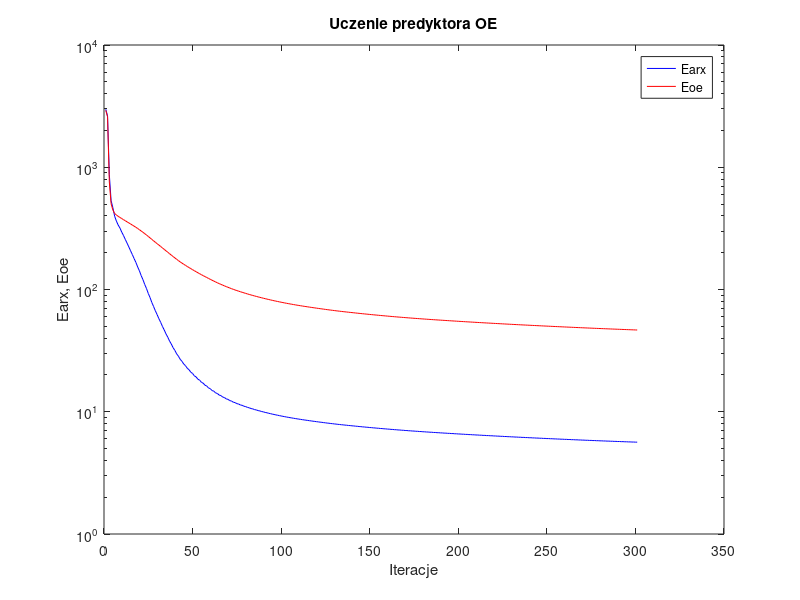
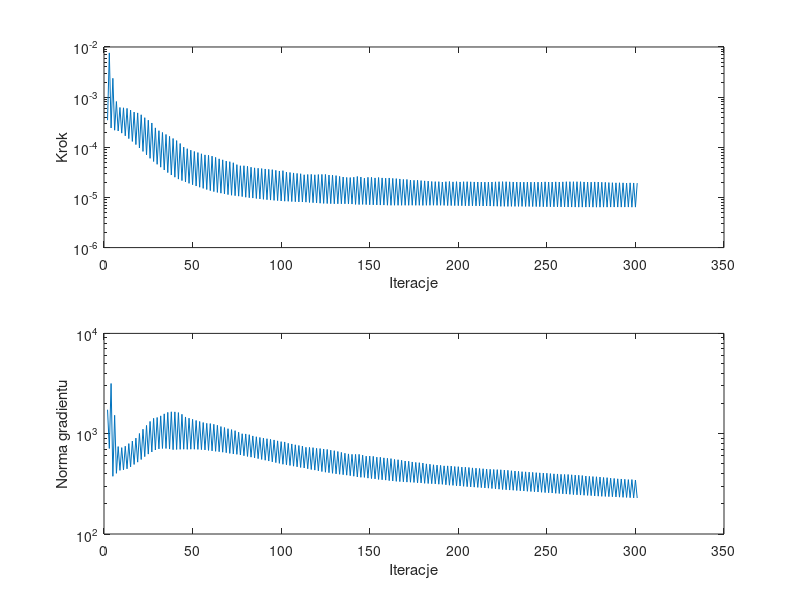

These charts were generated, in order, by the following MATLAB code:
%uczenie predyktora oe
clear all;
n=0; farx(n+1)=2.982848e+003; foe(n+1)=2.918585e+003; wspucz(n+1)=0.000000e+000; ng(n+1)=0.000000e+000;
n=1; farx(n+1)=2.625589e+003; foe(n+1)=2.591539e+003; krok(n+1)=3.467612e-004; ng(n+1)=1.734221e+003;
n=2; farx(n+1)=8.715731e+002; foe(n+1)=7.590387e+002; krok(n+1)=7.626318e-003; ng(n+1)=7.127304e+002;
n=3; farx(n+1)=5.337433e+002; foe(n+1)=5.033399e+002; krok(n+1)=2.427660e-004; ng(n+1)=3.164133e+003;
n=4; farx(n+1)=4.673814e+002; foe(n+1)=4.469673e+002; krok(n+1)=2.373838e-003; ng(n+1)=3.762415e+002;
n=5; farx(n+1)=3.981132e+002; foe(n+1)=4.186321e+002; krok(n+1)=2.189959e-004; ng(n+1)=1.526096e+003;
n=6; farx(n+1)=3.626283e+002; foe(n+1)=4.070259e+002; krok(n+1)=8.180843e-004; ng(n+1)=4.027697e+002;
n=7; farx(n+1)=3.368003e+002; foe(n+1)=3.967425e+002; krok(n+1)=2.114007e-004; ng(n+1)=7.441141e+002;
n=8; farx(n+1)=3.181480e+002; foe(n+1)=3.884230e+002; krok(n+1)=6.222250e-004; ng(n+1)=4.308384e+002;
n=9; farx(n+1)=2.949245e+002; foe(n+1)=3.805067e+002; krok(n+1)=1.915864e-004; ng(n+1)=7.262630e+002;
n=10; farx(n+1)=2.766404e+002; foe(n+1)=3.727252e+002; krok(n+1)=6.126034e-004; ng(n+1)=4.361145e+002;
n=11; farx(n+1)=2.572655e+002; foe(n+1)=3.652968e+002; krok(n+1)=1.691914e-004; ng(n+1)=7.501126e+002;
n=12; farx(n+1)=2.398533e+002; foe(n+1)=3.578353e+002; krok(n+1)=5.970040e-004; ng(n+1)=4.467064e+002;
n=13; farx(n+1)=2.231536e+002; foe(n+1)=3.506435e+002; krok(n+1)=1.489596e-004; ng(n+1)=7.966205e+002;
n=14; farx(n+1)=2.074177e+002; foe(n+1)=3.435202e+002; krok(n+1)=5.510555e-004; ng(n+1)=4.668176e+002;
n=15; farx(n+1)=1.930759e+002; foe(n+1)=3.365889e+002; krok(n+1)=1.308602e-004; ng(n+1)=8.437796e+002;
n=16; farx(n+1)=1.789651e+002; foe(n+1)=3.296454e+002; krok(n+1)=5.033545e-004; ng(n+1)=4.936263e+002;
n=17; farx(n+1)=1.665758e+002; foe(n+1)=3.228074e+002; krok(n+1)=1.133097e-004; ng(n+1)=9.039634e+002;
n=18; farx(n+1)=1.530232e+002; foe(n+1)=3.155539e+002; krok(n+1)=4.848544e-004; ng(n+1)=5.205541e+002;
n=19; farx(n+1)=1.420763e+002; foe(n+1)=3.084031e+002; krok(n+1)=9.677161e-005; ng(n+1)=1.004795e+003;
n=20; farx(n+1)=1.297808e+002; foe(n+1)=3.009368e+002; krok(n+1)=4.449379e-004; ng(n+1)=5.531343e+002;
n=21; farx(n+1)=1.202785e+002; foe(n+1)=2.936505e+002; krok(n+1)=8.273599e-005; ng(n+1)=1.108061e+003;
n=22; farx(n+1)=1.098427e+002; foe(n+1)=2.862598e+002; krok(n+1)=3.891984e-004; ng(n+1)=5.908685e+002;
n=23; farx(n+1)=1.017393e+002; foe(n+1)=2.790210e+002; krok(n+1)=7.070744e-005; ng(n+1)=1.209593e+003;
n=24; farx(n+1)=9.276869e+001; foe(n+1)=2.716257e+002; krok(n+1)=3.467612e-004; ng(n+1)=6.259939e+002;
n=25; farx(n+1)=8.586362e+001; foe(n+1)=2.643578e+002; krok(n+1)=6.024230e-005; ng(n+1)=1.325470e+003;
n=26; farx(n+1)=7.829659e+001; foe(n+1)=2.570058e+002; krok(n+1)=3.053102e-004; ng(n+1)=6.574487e+002;
n=27; farx(n+1)=7.249998e+001; foe(n+1)=2.499391e+002; krok(n+1)=5.210339e-005; ng(n+1)=1.424002e+003;
n=28; farx(n+1)=6.692563e+001; foe(n+1)=2.433679e+002; krok(n+1)=2.437839e-004; ng(n+1)=6.882205e+002;
n=29; farx(n+1)=6.225785e+001; foe(n+1)=2.370439e+002; krok(n+1)=4.576990e-005; ng(n+1)=1.450687e+003;
n=30; farx(n+1)=5.767400e+001; foe(n+1)=2.307681e+002; krok(n+1)=2.141893e-004; ng(n+1)=7.053929e+002;
n=31; farx(n+1)=5.382837e+001; foe(n+1)=2.248255e+002; krok(n+1)=4.014885e-005; ng(n+1)=1.505659e+003;
n=32; farx(n+1)=4.987125e+001; foe(n+1)=2.187111e+002; krok(n+1)=1.974847e-004; ng(n+1)=7.124042e+002;
n=33; farx(n+1)=4.667618e+001; foe(n+1)=2.129728e+002; krok(n+1)=3.533295e-005; ng(n+1)=1.576910e+003;
n=34; farx(n+1)=4.334571e+001; foe(n+1)=2.072020e+002; krok(n+1)=1.802468e-004; ng(n+1)=7.122741e+002;
n=35; farx(n+1)=4.072808e+001; foe(n+1)=2.017208e+002; krok(n+1)=3.128738e-005; ng(n+1)=1.630812e+003;
n=36; farx(n+1)=3.790271e+001; foe(n+1)=1.962581e+002; krok(n+1)=1.650796e-004; ng(n+1)=7.031284e+002;
n=37; farx(n+1)=3.580133e+001; foe(n+1)=1.911367e+002; krok(n+1)=2.801666e-005; ng(n+1)=1.653129e+003;
n=38; farx(n+1)=3.343824e+001; foe(n+1)=1.860854e+002; krok(n+1)=1.497533e-004; ng(n+1)=6.930617e+002;
n=39; farx(n+1)=3.177549e+001; foe(n+1)=1.813545e+002; krok(n+1)=2.533263e-005; ng(n+1)=1.650191e+003;
n=40; farx(n+1)=2.978327e+001; foe(n+1)=1.767004e+002; krok(n+1)=1.360048e-004; ng(n+1)=6.961851e+002;
n=41; farx(n+1)=2.848161e+001; foe(n+1)=1.723699e+002; krok(n+1)=2.322634e-005; ng(n+1)=1.623627e+003;
n=42; farx(n+1)=2.686677e+001; foe(n+1)=1.682640e+002; krok(n+1)=1.189563e-004; ng(n+1)=6.982567e+002;
n=43; farx(n+1)=2.586039e+001; foe(n+1)=1.644075e+002; krok(n+1)=2.167257e-005; ng(n+1)=1.561085e+003;
n=44; farx(n+1)=2.458325e+001; foe(n+1)=1.608789e+002; krok(n+1)=1.007837e-004; ng(n+1)=7.002672e+002;
n=45; farx(n+1)=2.381219e+001; foe(n+1)=1.575431e+002; krok(n+1)=2.036925e-005; ng(n+1)=1.468410e+003;
n=46; farx(n+1)=2.268437e+001; foe(n+1)=1.542736e+002; krok(n+1)=9.374630e-005; ng(n+1)=6.981452e+002;
n=47; farx(n+1)=2.206685e+001; foe(n+1)=1.511792e+002; krok(n+1)=1.909813e-005; ng(n+1)=1.427365e+003;
n=48; farx(n+1)=2.106583e+001; foe(n+1)=1.481724e+002; krok(n+1)=8.763006e-005; ng(n+1)=7.003696e+002;
n=49; farx(n+1)=2.056799e+001; foe(n+1)=1.452721e+002; krok(n+1)=1.791657e-005; ng(n+1)=1.390931e+003;
n=50; farx(n+1)=1.966970e+001; foe(n+1)=1.424568e+002; krok(n+1)=8.253980e-005; ng(n+1)=7.001749e+002;
n=51; farx(n+1)=1.926711e+001; foe(n+1)=1.397695e+002; krok(n+1)=1.689172e-005; ng(n+1)=1.354560e+003;
n=52; farx(n+1)=1.845728e+001; foe(n+1)=1.371315e+002; krok(n+1)=7.846985e-005; ng(n+1)=6.976154e+002;
n=53; farx(n+1)=1.812617e+001; foe(n+1)=1.346196e+002; krok(n+1)=1.597838e-005; ng(n+1)=1.324527e+003;
n=54; farx(n+1)=1.740268e+001; foe(n+1)=1.321722e+002; krok(n+1)=7.418244e-005; ng(n+1)=6.940719e+002;
n=55; farx(n+1)=1.712740e+001; foe(n+1)=1.298332e+002; krok(n+1)=1.516275e-005; ng(n+1)=1.292460e+003;
n=56; farx(n+1)=1.647871e+001; foe(n+1)=1.275514e+002; krok(n+1)=7.054853e-005; ng(n+1)=6.890203e+002;
n=57; farx(n+1)=1.624675e+001; foe(n+1)=1.253741e+002; krok(n+1)=1.438760e-005; ng(n+1)=1.268849e+003;
n=58; farx(n+1)=1.564793e+001; foe(n+1)=1.231947e+002; krok(n+1)=6.937565e-005; ng(n+1)=6.815201e+002;
n=59; farx(n+1)=1.544758e+001; foe(n+1)=1.211183e+002; krok(n+1)=1.366869e-005; ng(n+1)=1.261557e+003;
n=60; farx(n+1)=1.490863e+001; foe(n+1)=1.190812e+002; krok(n+1)=6.666596e-005; ng(n+1)=6.741325e+002;
n=61; farx(n+1)=1.473499e+001; foe(n+1)=1.171412e+002; krok(n+1)=1.308479e-005; ng(n+1)=1.241232e+003;
n=62; farx(n+1)=1.426014e+001; foe(n+1)=1.152769e+002; krok(n+1)=6.291931e-005; ng(n+1)=6.675534e+002;
n=63; farx(n+1)=1.410779e+001; foe(n+1)=1.134849e+002; krok(n+1)=1.259177e-005; ng(n+1)=1.213802e+003;
n=64; farx(n+1)=1.369275e+001; foe(n+1)=1.117845e+002; krok(n+1)=5.880678e-005; ng(n+1)=6.615492e+002;
n=65; farx(n+1)=1.355825e+001; foe(n+1)=1.101526e+002; krok(n+1)=1.216245e-005; ng(n+1)=1.177771e+003;
n=66; farx(n+1)=1.318845e+001; foe(n+1)=1.085797e+002; krok(n+1)=5.618446e-005; ng(n+1)=6.539817e+002;
n=67; farx(n+1)=1.306692e+001; foe(n+1)=1.070644e+002; krok(n+1)=1.176389e-005; ng(n+1)=1.152654e+003;
n=68; farx(n+1)=1.274034e+001; foe(n+1)=1.056205e+002; krok(n+1)=5.312685e-005; ng(n+1)=6.465064e+002;
n=69; farx(n+1)=1.263018e+001; foe(n+1)=1.042277e+002; krok(n+1)=1.138543e-005; ng(n+1)=1.121592e+003;
n=70; farx(n+1)=1.233426e+001; foe(n+1)=1.028655e+002; krok(n+1)=5.162212e-005; ng(n+1)=6.366549e+002;
n=71; farx(n+1)=1.223260e+001; foe(n+1)=1.015668e+002; krok(n+1)=1.106017e-005; ng(n+1)=1.098328e+003;
n=72; farx(n+1)=1.197004e+001; foe(n+1)=1.003155e+002; krok(n+1)=4.916986e-005; ng(n+1)=6.284123e+002;
n=73; farx(n+1)=1.187557e+001; foe(n+1)=9.911142e+001; krok(n+1)=1.083629e-005; ng(n+1)=1.071874e+003;
n=74; farx(n+1)=1.165121e+001; foe(n+1)=9.800072e+001; krok(n+1)=4.506169e-005; ng(n+1)=6.227836e+002;
n=75; farx(n+1)=1.156380e+001; foe(n+1)=9.691052e+001; krok(n+1)=1.061240e-005; ng(n+1)=1.034260e+003;
n=76; farx(n+1)=1.136391e+001; foe(n+1)=9.587036e+001; krok(n+1)=4.279756e-005; ng(n+1)=6.133734e+002;
n=77; farx(n+1)=1.128257e+001; foe(n+1)=9.487959e+001; krok(n+1)=1.039083e-005; ng(n+1)=9.987784e+002;
n=78; farx(n+1)=1.109656e+001; foe(n+1)=9.389032e+001; krok(n+1)=4.285449e-005; ng(n+1)=6.028933e+002;
n=79; farx(n+1)=1.101815e+001; foe(n+1)=9.292858e+001; krok(n+1)=1.010255e-005; ng(n+1)=9.945574e+002;
n=80; farx(n+1)=1.084879e+001; foe(n+1)=9.200045e+001; krok(n+1)=4.184295e-005; ng(n+1)=5.931358e+002;
n=81; farx(n+1)=1.077391e+001; foe(n+1)=9.109121e+001; krok(n+1)=9.884595e-006; ng(n+1)=9.775524e+002;
n=82; farx(n+1)=1.062249e+001; foe(n+1)=9.022512e+001; krok(n+1)=4.006214e-005; ng(n+1)=5.837375e+002;
n=83; farx(n+1)=1.055141e+001; foe(n+1)=8.938610e+001; krok(n+1)=9.722265e-006; ng(n+1)=9.498722e+002;
n=84; farx(n+1)=1.041441e+001; foe(n+1)=8.857543e+001; krok(n+1)=3.888906e-005; ng(n+1)=5.743401e+002;
n=85; farx(n+1)=1.034621e+001; foe(n+1)=8.778605e+001; krok(n+1)=9.531630e-006; ng(n+1)=9.317690e+002;
n=86; farx(n+1)=1.022066e+001; foe(n+1)=8.701792e+001; krok(n+1)=3.819627e-005; ng(n+1)=5.641495e+002;
n=87; farx(n+1)=1.015492e+001; foe(n+1)=8.627070e+001; krok(n+1)=9.342023e-006; ng(n+1)=9.170634e+002;
n=88; farx(n+1)=1.003945e+001; foe(n+1)=8.554018e+001; krok(n+1)=3.764398e-005; ng(n+1)=5.537530e+002;
n=89; farx(n+1)=9.975863e+000; foe(n+1)=8.483165e+001; krok(n+1)=9.173490e-006; ng(n+1)=9.037309e+002;
n=90; farx(n+1)=9.870277e+000; foe(n+1)=8.414125e+001; krok(n+1)=3.693653e-005; ng(n+1)=5.438854e+002;
n=91; farx(n+1)=9.808657e+000; foe(n+1)=8.346932e+001; krok(n+1)=9.014671e-006; ng(n+1)=8.909939e+002;
n=92; farx(n+1)=9.711862e+000; foe(n+1)=8.281488e+001; krok(n+1)=3.631381e-005; ng(n+1)=5.339448e+002;
n=93; farx(n+1)=9.652051e+000; foe(n+1)=8.217724e+001; krok(n+1)=8.865531e-006; ng(n+1)=8.782894e+002;
n=94; farx(n+1)=9.563124e+000; foe(n+1)=8.155582e+001; krok(n+1)=3.578090e-005; ng(n+1)=5.240382e+002;
n=95; farx(n+1)=9.504862e+000; foe(n+1)=8.094923e+001; krok(n+1)=8.739066e-006; ng(n+1)=8.663908e+002;
n=96; farx(n+1)=9.424462e+000; foe(n+1)=8.036494e+001; krok(n+1)=3.468782e-005; ng(n+1)=5.149685e+002;
n=97; farx(n+1)=9.368012e+000; foe(n+1)=7.979569e+001; krok(n+1)=8.648025e-006; ng(n+1)=8.483986e+002;
n=98; farx(n+1)=9.295307e+000; foe(n+1)=7.924719e+001; krok(n+1)=3.369455e-005; ng(n+1)=5.063426e+002;
n=99; farx(n+1)=9.240606e+000; foe(n+1)=7.870939e+001; krok(n+1)=8.500298e-006; ng(n+1)=8.330801e+002;
n=100; farx(n+1)=9.171297e+000; foe(n+1)=7.817207e+001; krok(n+1)=3.418410e-005; ng(n+1)=4.957307e+002;
n=101; farx(n+1)=9.117254e+000; foe(n+1)=7.765190e+001; krok(n+1)=8.423638e-006; ng(n+1)=8.274673e+002;
n=102; farx(n+1)=9.057056e+000; foe(n+1)=7.716075e+001; krok(n+1)=3.204087e-005; ng(n+1)=4.899599e+002;
n=103; farx(n+1)=9.005088e+000; foe(n+1)=7.668129e+001; krok(n+1)=8.378583e-006; ng(n+1)=8.018283e+002;
n=104; farx(n+1)=8.949976e+000; foe(n+1)=7.621517e+001; krok(n+1)=3.145966e-005; ng(n+1)=4.823092e+002;
n=105; farx(n+1)=8.899114e+000; foe(n+1)=7.575743e+001; krok(n+1)=8.284610e-006; ng(n+1)=7.903616e+002;
n=106; farx(n+1)=8.848519e+000; foe(n+1)=7.531217e+001; krok(n+1)=3.079431e-005; ng(n+1)=4.745449e+002;
n=107; farx(n+1)=8.798947e+000; foe(n+1)=7.487937e+001; krok(n+1)=8.223627e-006; ng(n+1)=7.749519e+002;
n=108; farx(n+1)=8.752753e+000; foe(n+1)=7.445670e+001; krok(n+1)=3.014162e-005; ng(n+1)=4.676533e+002;
n=109; farx(n+1)=8.704225e+000; foe(n+1)=7.404416e+001; krok(n+1)=8.153596e-006; ng(n+1)=7.626239e+002;
n=110; farx(n+1)=8.661742e+000; foe(n+1)=7.364114e+001; krok(n+1)=2.968065e-005; ng(n+1)=4.606591e+002;
n=111; farx(n+1)=8.613989e+000; foe(n+1)=7.324558e+001; krok(n+1)=8.106422e-006; ng(n+1)=7.524566e+002;
n=112; farx(n+1)=8.576213e+000; foe(n+1)=7.286710e+001; krok(n+1)=2.832743e-005; ng(n+1)=4.552082e+002;
n=113; farx(n+1)=8.530105e+000; foe(n+1)=7.249832e+001; krok(n+1)=8.058704e-006; ng(n+1)=7.315267e+002;
n=114; farx(n+1)=8.494193e+000; foe(n+1)=7.213006e+001; krok(n+1)=2.867992e-005; ng(n+1)=4.471926e+002;
n=115; farx(n+1)=8.448433e+000; foe(n+1)=7.176794e+001; krok(n+1)=7.940086e-006; ng(n+1)=7.300291e+002;
n=116; farx(n+1)=8.414461e+000; foe(n+1)=7.141040e+001; krok(n+1)=2.885108e-005; ng(n+1)=4.394318e+002;
n=117; farx(n+1)=8.369093e+000; foe(n+1)=7.105722e+001; krok(n+1)=7.864914e-006; ng(n+1)=7.257958e+002;
n=118; farx(n+1)=8.338069e+000; foe(n+1)=7.071649e+001; krok(n+1)=2.829063e-005; ng(n+1)=4.336486e+002;
n=119; farx(n+1)=8.293645e+000; foe(n+1)=7.037806e+001; krok(n+1)=7.784140e-006; ng(n+1)=7.149763e+002;
n=120; farx(n+1)=8.264022e+000; foe(n+1)=7.004485e+001; krok(n+1)=2.860122e-005; ng(n+1)=4.266095e+002;
n=121; farx(n+1)=8.220080e+000; foe(n+1)=6.971409e+001; krok(n+1)=7.676118e-006; ng(n+1)=7.111309e+002;
n=122; farx(n+1)=8.191772e+000; foe(n+1)=6.938724e+001; krok(n+1)=2.877521e-005; ng(n+1)=4.194361e+002;
n=123; farx(n+1)=8.148473e+000; foe(n+1)=6.906708e+001; krok(n+1)=7.599740e-006; ng(n+1)=7.037427e+002;
n=124; farx(n+1)=8.121818e+000; foe(n+1)=6.874963e+001; krok(n+1)=2.877521e-005; ng(n+1)=4.130936e+002;
n=125; farx(n+1)=8.078957e+000; foe(n+1)=6.843921e+001; krok(n+1)=7.559406e-006; ng(n+1)=6.968526e+002;
n=126; farx(n+1)=8.054992e+000; foe(n+1)=6.813850e+001; krok(n+1)=2.798824e-005; ng(n+1)=4.086492e+002;
n=127; farx(n+1)=8.013012e+000; foe(n+1)=6.784186e+001; krok(n+1)=7.517282e-006; ng(n+1)=6.848934e+002;
n=128; farx(n+1)=7.990685e+000; foe(n+1)=6.755109e+001; krok(n+1)=2.780451e-005; ng(n+1)=4.029919e+002;
n=129; farx(n+1)=7.949260e+000; foe(n+1)=6.726414e+001; krok(n+1)=7.471755e-006; ng(n+1)=6.770176e+002;
n=130; farx(n+1)=7.928802e+000; foe(n+1)=6.698466e+001; krok(n+1)=2.722830e-005; ng(n+1)=3.978992e+002;
n=131; farx(n+1)=7.888145e+000; foe(n+1)=6.671090e+001; krok(n+1)=7.471755e-006; ng(n+1)=6.644919e+002;
n=132; farx(n+1)=7.869993e+000; foe(n+1)=6.644618e+001; krok(n+1)=2.630754e-005; ng(n+1)=3.941007e+002;
n=133; farx(n+1)=7.830187e+000; foe(n+1)=6.618570e+001; krok(n+1)=7.471755e-006; ng(n+1)=6.511027e+002;
n=134; farx(n+1)=7.813880e+000; foe(n+1)=6.593280e+001; krok(n+1)=2.555890e-005; ng(n+1)=3.899809e+002;
n=135; farx(n+1)=7.774892e+000; foe(n+1)=6.568451e+001; krok(n+1)=7.471755e-006; ng(n+1)=6.383157e+002;
n=136; farx(n+1)=7.760158e+000; foe(n+1)=6.544206e+001; krok(n+1)=2.503699e-005; ng(n+1)=3.860812e+002;
n=137; farx(n+1)=7.721845e+000; foe(n+1)=6.520295e+001; krok(n+1)=7.440373e-006; ng(n+1)=6.288408e+002;
n=138; farx(n+1)=7.708097e+000; foe(n+1)=6.496721e+001; krok(n+1)=2.492239e-005; ng(n+1)=3.817683e+002;
n=139; farx(n+1)=7.670315e+000; foe(n+1)=6.473468e+001; krok(n+1)=7.381362e-006; ng(n+1)=6.224909e+002;
n=140; farx(n+1)=7.657102e+000; foe(n+1)=6.450304e+001; krok(n+1)=2.531441e-005; ng(n+1)=3.768129e+002;
n=141; farx(n+1)=7.619586e+000; foe(n+1)=6.427264e+001; krok(n+1)=7.265431e-006; ng(n+1)=6.219779e+002;
n=142; farx(n+1)=7.606163e+000; foe(n+1)=6.403984e+001; krok(n+1)=2.617217e-005; ng(n+1)=3.705555e+002;
n=143; farx(n+1)=7.568582e+000; foe(n+1)=6.381078e+001; krok(n+1)=7.211524e-006; ng(n+1)=6.223188e+002;
n=144; farx(n+1)=7.556488e+000; foe(n+1)=6.358713e+001; krok(n+1)=2.555890e-005; ng(n+1)=3.675068e+002;
n=145; farx(n+1)=7.519411e+000; foe(n+1)=6.336768e+001; krok(n+1)=7.258975e-006; ng(n+1)=6.112321e+002;
n=146; farx(n+1)=7.509535e+000; foe(n+1)=6.315943e+001; krok(n+1)=2.418894e-005; ng(n+1)=3.667106e+002;
n=147; farx(n+1)=7.473681e+000; foe(n+1)=6.295145e+001; krok(n+1)=7.204914e-006; ng(n+1)=5.968384e+002;
n=148; farx(n+1)=7.463312e+000; foe(n+1)=6.274030e+001; krok(n+1)=2.519594e-005; ng(n+1)=3.605816e+002;
n=149; farx(n+1)=7.427372e+000; foe(n+1)=6.253260e+001; krok(n+1)=7.137645e-006; ng(n+1)=5.982550e+002;
n=150; farx(n+1)=7.417764e+000; foe(n+1)=6.232728e+001; krok(n+1)=2.518354e-005; ng(n+1)=3.571166e+002;
n=151; farx(n+1)=7.382007e+000; foe(n+1)=6.212335e+001; krok(n+1)=7.114163e-006; ng(n+1)=5.944991e+002;
n=152; farx(n+1)=7.373516e+000; foe(n+1)=6.192609e+001; krok(n+1)=2.450546e-005; ng(n+1)=3.544838e+002;
n=153; farx(n+1)=7.338622e+000; foe(n+1)=6.173087e+001; krok(n+1)=7.086051e-006; ng(n+1)=5.832526e+002;
n=154; farx(n+1)=7.330307e+000; foe(n+1)=6.153542e+001; krok(n+1)=2.496301e-005; ng(n+1)=3.500845e+002;
n=155; farx(n+1)=7.295412e+000; foe(n+1)=6.134175e+001; krok(n+1)=7.048309e-006; ng(n+1)=5.824128e+002;
n=156; farx(n+1)=7.288025e+000; foe(n+1)=6.115330e+001; krok(n+1)=2.449700e-005; ng(n+1)=3.473698e+002;
n=157; farx(n+1)=7.253639e+000; foe(n+1)=6.096606e+001; krok(n+1)=7.048309e-006; ng(n+1)=5.740629e+002;
n=158; farx(n+1)=7.247120e+000; foe(n+1)=6.078422e+001; krok(n+1)=2.418894e-005; ng(n+1)=3.447375e+002;
n=159; farx(n+1)=7.213212e+000; foe(n+1)=6.060152e+001; krok(n+1)=7.000011e-006; ng(n+1)=5.683602e+002;
n=160; farx(n+1)=7.206817e+000; foe(n+1)=6.042120e+001; krok(n+1)=2.444110e-005; ng(n+1)=3.405362e+002;
n=161; farx(n+1)=7.173158e+000; foe(n+1)=6.024181e+001; krok(n+1)=6.971762e-006; ng(n+1)=5.644142e+002;
n=162; farx(n+1)=7.167384e+000; foe(n+1)=6.006643e+001; krok(n+1)=2.394830e-005; ng(n+1)=3.375451e+002;
n=163; farx(n+1)=7.134399e+000; foe(n+1)=5.989446e+001; krok(n+1)=6.986564e-006; ng(n+1)=5.540976e+002;
n=164; farx(n+1)=7.129339e+000; foe(n+1)=5.972470e+001; krok(n+1)=2.372164e-005; ng(n+1)=3.349716e+002;
n=165; farx(n+1)=7.096626e+000; foe(n+1)=5.955628e+001; krok(n+1)=6.971762e-006; ng(n+1)=5.499879e+002;
n=166; farx(n+1)=7.092203e+000; foe(n+1)=5.939166e+001; krok(n+1)=2.336603e-005; ng(n+1)=3.331731e+002;
n=167; farx(n+1)=7.059928e+000; foe(n+1)=5.922817e+001; krok(n+1)=6.971762e-006; ng(n+1)=5.433227e+002;
n=168; farx(n+1)=7.056103e+000; foe(n+1)=5.906847e+001; krok(n+1)=2.286087e-005; ng(n+1)=3.314907e+002;
n=169; farx(n+1)=7.024472e+000; foe(n+1)=5.891116e+001; krok(n+1)=6.975132e-006; ng(n+1)=5.341557e+002;
n=170; farx(n+1)=7.021038e+000; foe(n+1)=5.875487e+001; krok(n+1)=2.285025e-005; ng(n+1)=3.291496e+002;
n=171; farx(n+1)=6.989551e+000; foe(n+1)=5.860012e+001; krok(n+1)=6.971762e-006; ng(n+1)=5.312170e+002;
n=172; farx(n+1)=6.986832e+000; foe(n+1)=5.844958e+001; krok(n+1)=2.224570e-005; ng(n+1)=3.282499e+002;
n=173; farx(n+1)=6.955907e+000; foe(n+1)=5.830037e+001; krok(n+1)=6.986434e-006; ng(n+1)=5.226522e+002;
n=174; farx(n+1)=6.953664e+000; foe(n+1)=5.815386e+001; krok(n+1)=2.198334e-005; ng(n+1)=3.265566e+002;
n=175; farx(n+1)=6.923161e+000; foe(n+1)=5.800832e+001; krok(n+1)=6.966570e-006; ng(n+1)=5.172925e+002;
n=176; farx(n+1)=6.921120e+000; foe(n+1)=5.786400e+001; krok(n+1)=2.202092e-005; ng(n+1)=3.238484e+002;
n=177; farx(n+1)=6.890781e+000; foe(n+1)=5.772103e+001; krok(n+1)=6.971762e-006; ng(n+1)=5.138957e+002;
n=178; farx(n+1)=6.889411e+000; foe(n+1)=5.758194e+001; krok(n+1)=2.167257e-005; ng(n+1)=3.231261e+002;
n=179; farx(n+1)=6.859428e+000; foe(n+1)=5.744175e+001; krok(n+1)=6.938757e-006; ng(n+1)=5.099463e+002;
n=180; farx(n+1)=6.858079e+000; foe(n+1)=5.730405e+001; krok(n+1)=2.139878e-005; ng(n+1)=3.200625e+002;
n=181; farx(n+1)=6.828708e+000; foe(n+1)=5.716954e+001; krok(n+1)=6.975132e-006; ng(n+1)=5.001010e+002;
n=182; farx(n+1)=6.827849e+000; foe(n+1)=5.703586e+001; krok(n+1)=2.114892e-005; ng(n+1)=3.188475e+002;
n=183; farx(n+1)=6.798719e+000; foe(n+1)=5.690396e+001; krok(n+1)=6.975132e-006; ng(n+1)=4.961619e+002;
n=184; farx(n+1)=6.798262e+000; foe(n+1)=5.677391e+001; krok(n+1)=2.078166e-005; ng(n+1)=3.175114e+002;
n=185; farx(n+1)=6.769550e+000; foe(n+1)=5.664574e+001; krok(n+1)=6.986564e-006; ng(n+1)=4.897556e+002;
n=186; farx(n+1)=6.769436e+000; foe(n+1)=5.651873e+001; krok(n+1)=2.063670e-005; ng(n+1)=3.159059e+002;
n=187; farx(n+1)=6.741002e+000; foe(n+1)=5.639282e+001; krok(n+1)=6.966570e-006; ng(n+1)=4.862896e+002;
n=188; farx(n+1)=6.741061e+000; foe(n+1)=5.626778e+001; krok(n+1)=2.063670e-005; ng(n+1)=3.135979e+002;
n=189; farx(n+1)=6.712783e+000; foe(n+1)=5.614389e+001; krok(n+1)=6.971762e-006; ng(n+1)=4.832403e+002;
n=190; farx(n+1)=6.713288e+000; foe(n+1)=5.602263e+001; krok(n+1)=2.026093e-005; ng(n+1)=3.127294e+002;
n=191; farx(n+1)=6.685471e+000; foe(n+1)=5.590178e+001; krok(n+1)=6.948457e-006; ng(n+1)=4.778509e+002;
n=192; farx(n+1)=6.685960e+000; foe(n+1)=5.578114e+001; krok(n+1)=2.058283e-005; ng(n+1)=3.095439e+002;
n=193; farx(n+1)=6.658270e+000; foe(n+1)=5.566089e+001; krok(n+1)=6.891598e-006; ng(n+1)=4.776985e+002;
n=194; farx(n+1)=6.658718e+000; foe(n+1)=5.554085e+001; krok(n+1)=2.078166e-005; ng(n+1)=3.063950e+002;
n=195; farx(n+1)=6.631147e+000; foe(n+1)=5.542217e+001; krok(n+1)=6.890538e-006; ng(n+1)=4.754026e+002;
n=196; farx(n+1)=6.631987e+000; foe(n+1)=5.530554e+001; krok(n+1)=2.044242e-005; ng(n+1)=3.053948e+002;
n=197; farx(n+1)=6.604830e+000; foe(n+1)=5.518963e+001; krok(n+1)=6.872937e-006; ng(n+1)=4.703604e+002;
n=198; farx(n+1)=6.605694e+000; foe(n+1)=5.507392e+001; krok(n+1)=2.063670e-005; ng(n+1)=3.025906e+002;
n=199; farx(n+1)=6.578621e+000; foe(n+1)=5.495912e+001; krok(n+1)=6.861689e-006; ng(n+1)=4.688994e+002;
n=200; farx(n+1)=6.579790e+000; foe(n+1)=5.484627e+001; krok(n+1)=2.036925e-005; ng(n+1)=3.013461e+002;
n=201; farx(n+1)=6.553096e+000; foe(n+1)=5.473401e+001; krok(n+1)=6.846713e-006; ng(n+1)=4.641919e+002;
n=202; farx(n+1)=6.554329e+000; foe(n+1)=5.462222e+001; krok(n+1)=2.058283e-005; ng(n+1)=2.988588e+002;
n=203; farx(n+1)=6.527743e+000; foe(n+1)=5.451064e+001; krok(n+1)=6.808389e-006; ng(n+1)=4.635780e+002;
n=204; farx(n+1)=6.529034e+000; foe(n+1)=5.440011e+001; krok(n+1)=2.060293e-005; ng(n+1)=2.965532e+002;
n=205; farx(n+1)=6.502692e+000; foe(n+1)=5.429040e+001; krok(n+1)=6.798773e-006; ng(n+1)=4.602526e+002;
n=206; farx(n+1)=6.504140e+000; foe(n+1)=5.418177e+001; krok(n+1)=2.047978e-005; ng(n+1)=2.948009e+002;
n=207; farx(n+1)=6.478075e+000; foe(n+1)=5.407422e+001; krok(n+1)=6.798773e-006; ng(n+1)=4.561677e+002;
n=208; farx(n+1)=6.479723e+000; foe(n+1)=5.396767e+001; krok(n+1)=2.036880e-005; ng(n+1)=2.932681e+002;
n=209; farx(n+1)=6.453898e+000; foe(n+1)=5.386190e+001; krok(n+1)=6.790329e-006; ng(n+1)=4.528773e+002;
n=210; farx(n+1)=6.455704e+000; foe(n+1)=5.375713e+001; krok(n+1)=2.031518e-005; ng(n+1)=2.915549e+002;
n=211; farx(n+1)=6.430091e+000; foe(n+1)=5.365295e+001; krok(n+1)=6.780679e-006; ng(n+1)=4.499666e+002;
n=212; farx(n+1)=6.432057e+000; foe(n+1)=5.354997e+001; krok(n+1)=2.026093e-005; ng(n+1)=2.898978e+002;
n=213; farx(n+1)=6.406672e+000; foe(n+1)=5.344730e+001; krok(n+1)=6.763611e-006; ng(n+1)=4.471773e+002;
n=214; farx(n+1)=6.408704e+000; foe(n+1)=5.334562e+001; krok(n+1)=2.020969e-005; ng(n+1)=2.878945e+002;
n=215; farx(n+1)=6.383573e+000; foe(n+1)=5.324484e+001; krok(n+1)=6.763611e-006; ng(n+1)=4.434272e+002;
n=216; farx(n+1)=6.385798e+000; foe(n+1)=5.314503e+001; krok(n+1)=2.018691e-005; ng(n+1)=2.864116e+002;
n=217; farx(n+1)=6.360860e+000; foe(n+1)=5.304532e+001; krok(n+1)=6.733170e-006; ng(n+1)=4.415787e+002;
n=218; farx(n+1)=6.363089e+000; foe(n+1)=5.294627e+001; krok(n+1)=2.031518e-005; ng(n+1)=2.840445e+002;
n=219; farx(n+1)=6.338348e+000; foe(n+1)=5.284768e+001; krok(n+1)=6.706259e-006; ng(n+1)=4.395643e+002;
n=220; farx(n+1)=6.340610e+000; foe(n+1)=5.274950e+001; krok(n+1)=2.047517e-005; ng(n+1)=2.817898e+002;
n=221; farx(n+1)=6.316002e+000; foe(n+1)=5.265170e+001; krok(n+1)=6.679454e-006; ng(n+1)=4.382943e+002;
n=222; farx(n+1)=6.318342e+000; foe(n+1)=5.255465e+001; krok(n+1)=2.058283e-005; ng(n+1)=2.797845e+002;
n=223; farx(n+1)=6.293890e+000; foe(n+1)=5.245770e+001; krok(n+1)=6.649354e-006; ng(n+1)=4.368761e+002;
n=224; farx(n+1)=6.296231e+000; foe(n+1)=5.236146e+001; krok(n+1)=2.063670e-005; ng(n+1)=2.775522e+002;
n=225; farx(n+1)=6.271980e+000; foe(n+1)=5.226597e+001; krok(n+1)=6.646278e-006; ng(n+1)=4.339184e+002;
n=226; farx(n+1)=6.274500e+000; foe(n+1)=5.217153e+001; krok(n+1)=2.058283e-005; ng(n+1)=2.761567e+002;
n=227; farx(n+1)=6.250432e+000; foe(n+1)=5.207716e+001; krok(n+1)=6.627791e-006; ng(n+1)=4.317509e+002;
n=228; farx(n+1)=6.252980e+000; foe(n+1)=5.198383e+001; krok(n+1)=2.047978e-005; ng(n+1)=2.742462e+002;
n=229; farx(n+1)=6.229195e+000; foe(n+1)=5.189148e+001; krok(n+1)=6.639014e-006; ng(n+1)=4.273004e+002;
n=230; farx(n+1)=6.231929e+000; foe(n+1)=5.180004e+001; krok(n+1)=2.034511e-005; ng(n+1)=2.730422e+002;
n=231; farx(n+1)=6.208356e+000; foe(n+1)=5.170907e+001; krok(n+1)=6.631510e-006; ng(n+1)=4.244127e+002;
n=232; farx(n+1)=6.211184e+000; foe(n+1)=5.161896e+001; krok(n+1)=2.028847e-005; ng(n+1)=2.714233e+002;
n=233; farx(n+1)=6.187817e+000; foe(n+1)=5.152936e+001; krok(n+1)=6.627791e-006; ng(n+1)=4.214640e+002;
n=234; farx(n+1)=6.190750e+000; foe(n+1)=5.144073e+001; krok(n+1)=2.016710e-005; ng(n+1)=2.699625e+002;
n=235; farx(n+1)=6.167624e+000; foe(n+1)=5.135269e+001; krok(n+1)=6.627791e-006; ng(n+1)=4.179772e+002;
n=236; farx(n+1)=6.170692e+000; foe(n+1)=5.126545e+001; krok(n+1)=2.018691e-005; ng(n+1)=2.684908e+002;
n=237; farx(n+1)=6.147716e+000; foe(n+1)=5.117816e+001; krok(n+1)=6.601135e-006; ng(n+1)=4.165474e+002;
n=238; farx(n+1)=6.150765e+000; foe(n+1)=5.109162e+001; krok(n+1)=2.020969e-005; ng(n+1)=2.666209e+002;
n=239; farx(n+1)=6.128002e+000; foe(n+1)=5.100572e+001; krok(n+1)=6.601135e-006; ng(n+1)=4.134092e+002;
n=240; farx(n+1)=6.131189e+000; foe(n+1)=5.092062e+001; krok(n+1)=2.018691e-005; ng(n+1)=2.654317e+002;
n=241; farx(n+1)=6.108594e+000; foe(n+1)=5.083559e+001; krok(n+1)=6.579014e-006; ng(n+1)=4.116133e+002;
n=242; farx(n+1)=6.111772e+000; foe(n+1)=5.075121e+001; krok(n+1)=2.020969e-005; ng(n+1)=2.636466e+002;
n=243; farx(n+1)=6.089373e+000; foe(n+1)=5.066746e+001; krok(n+1)=6.579014e-006; ng(n+1)=4.086829e+002;
n=244; farx(n+1)=6.092692e+000; foe(n+1)=5.058452e+001; krok(n+1)=2.018691e-005; ng(n+1)=2.625064e+002;
n=245; farx(n+1)=6.070462e+000; foe(n+1)=5.050155e+001; krok(n+1)=6.553191e-006; ng(n+1)=4.070194e+002;
n=246; farx(n+1)=6.073757e+000; foe(n+1)=5.041911e+001; krok(n+1)=2.031518e-005; ng(n+1)=2.605834e+002;
n=247; farx(n+1)=6.051697e+000; foe(n+1)=5.033700e+001; krok(n+1)=6.532194e-006; ng(n+1)=4.051672e+002;
n=248; farx(n+1)=6.055006e+000; foe(n+1)=5.025522e+001; krok(n+1)=2.044242e-005; ng(n+1)=2.588149e+002;
n=249; farx(n+1)=6.033049e+000; foe(n+1)=5.017379e+001; krok(n+1)=6.522303e-006; ng(n+1)=4.037241e+002;
n=250; farx(n+1)=6.036453e+000; foe(n+1)=5.009339e+001; krok(n+1)=2.028847e-005; ng(n+1)=2.576808e+002;
n=251; farx(n+1)=6.014746e+000; foe(n+1)=5.001342e+001; krok(n+1)=6.521697e-006; ng(n+1)=4.001920e+002;
n=252; farx(n+1)=6.018213e+000; foe(n+1)=4.993406e+001; krok(n+1)=2.027520e-005; ng(n+1)=2.562932e+002;
n=253; farx(n+1)=5.996706e+000; foe(n+1)=4.985508e+001; krok(n+1)=6.503681e-006; ng(n+1)=3.978794e+002;
n=254; farx(n+1)=6.000178e+000; foe(n+1)=4.977626e+001; krok(n+1)=2.044242e-005; ng(n+1)=2.545006e+002;
n=255; farx(n+1)=5.978741e+000; foe(n+1)=4.969778e+001; krok(n+1)=6.493455e-006; ng(n+1)=3.968574e+002;
n=256; farx(n+1)=5.982317e+000; foe(n+1)=4.962036e+001; krok(n+1)=2.027520e-005; ng(n+1)=2.534690e+002;
n=257; farx(n+1)=5.961150e+000; foe(n+1)=4.954325e+001; krok(n+1)=6.482851e-006; ng(n+1)=3.934579e+002;
n=258; farx(n+1)=5.964717e+000; foe(n+1)=4.946630e+001; krok(n+1)=2.044242e-005; ng(n+1)=2.516563e+002;
n=259; farx(n+1)=5.943655e+000; foe(n+1)=4.938972e+001; krok(n+1)=6.464322e-006; ng(n+1)=3.923199e+002;
n=260; farx(n+1)=5.947298e+000; foe(n+1)=4.931363e+001; krok(n+1)=2.058283e-005; ng(n+1)=2.502045e+002;
n=261; farx(n+1)=5.926301e+000; foe(n+1)=4.923731e+001; krok(n+1)=6.439438e-006; ng(n+1)=3.918874e+002;
n=262; farx(n+1)=5.929957e+000; foe(n+1)=4.916199e+001; krok(n+1)=2.058283e-005; ng(n+1)=2.486810e+002;
n=263; farx(n+1)=5.909162e+000; foe(n+1)=4.908672e+001; krok(n+1)=6.429293e-006; ng(n+1)=3.892733e+002;
n=264; farx(n+1)=5.912821e+000; foe(n+1)=4.901212e+001; krok(n+1)=2.057960e-005; ng(n+1)=2.471319e+002;
n=265; farx(n+1)=5.892212e+000; foe(n+1)=4.893795e+001; krok(n+1)=6.429293e-006; ng(n+1)=3.865204e+002;
n=266; farx(n+1)=5.895977e+000; foe(n+1)=4.886450e+001; krok(n+1)=2.058283e-005; ng(n+1)=2.459894e+002;
n=267; farx(n+1)=5.875491e+000; foe(n+1)=4.879091e+001; krok(n+1)=6.412137e-006; ng(n+1)=3.851202e+002;
n=268; farx(n+1)=5.879266e+000; foe(n+1)=4.871819e+001; krok(n+1)=2.058283e-005; ng(n+1)=2.445015e+002;
n=269; farx(n+1)=5.858949e+000; foe(n+1)=4.864561e+001; krok(n+1)=6.412137e-006; ng(n+1)=3.825768e+002;
n=270; farx(n+1)=5.862775e+000; foe(n+1)=4.857404e+001; krok(n+1)=2.036880e-005; ng(n+1)=2.434161e+002;
n=271; farx(n+1)=5.842712e+000; foe(n+1)=4.850302e+001; krok(n+1)=6.429293e-006; ng(n+1)=3.784057e+002;
n=272; farx(n+1)=5.846653e+000; foe(n+1)=4.843282e+001; krok(n+1)=2.020511e-005; ng(n+1)=2.425628e+002;
n=273; farx(n+1)=5.826781e+000; foe(n+1)=4.836286e+001; krok(n+1)=6.429293e-006; ng(n+1)=3.756098e+002;
n=274; farx(n+1)=5.830789e+000; foe(n+1)=4.829362e+001; krok(n+1)=2.018691e-005; ng(n+1)=2.413801e+002;
n=275; farx(n+1)=5.811100e+000; foe(n+1)=4.822439e+001; krok(n+1)=6.405073e-006; ng(n+1)=3.737370e+002;
n=276; farx(n+1)=5.815037e+000; foe(n+1)=4.815527e+001; krok(n+1)=2.036880e-005; ng(n+1)=2.394397e+002;
n=277; farx(n+1)=5.795453e+000; foe(n+1)=4.808665e+001; krok(n+1)=6.399779e-006; ng(n+1)=3.721692e+002;
n=278; farx(n+1)=5.799470e+000; foe(n+1)=4.801862e+001; krok(n+1)=2.027520e-005; ng(n+1)=2.384128e+002;
n=279; farx(n+1)=5.780046e+000; foe(n+1)=4.795090e+001; krok(n+1)=6.399779e-006; ng(n+1)=3.697663e+002;
n=280; farx(n+1)=5.784095e+000; foe(n+1)=4.788390e+001; krok(n+1)=2.007443e-005; ng(n+1)=2.374090e+002;
n=281; farx(n+1)=5.764908e+000; foe(n+1)=4.781760e+001; krok(n+1)=6.418212e-006; ng(n+1)=3.658113e+002;
n=282; farx(n+1)=5.769091e+000; foe(n+1)=4.775186e+001; krok(n+1)=1.999909e-005; ng(n+1)=2.367975e+002;
n=283; farx(n+1)=5.750003e+000; foe(n+1)=4.768611e+001; krok(n+1)=6.412137e-006; ng(n+1)=3.643599e+002;
n=284; farx(n+1)=5.754208e+000; foe(n+1)=4.762135e+001; krok(n+1)=1.977673e-005; ng(n+1)=2.359378e+002;
n=285; farx(n+1)=5.735378e+000; foe(n+1)=4.755706e+001; krok(n+1)=6.429293e-006; ng(n+1)=3.602000e+002;
n=286; farx(n+1)=5.739658e+000; foe(n+1)=4.749333e+001; krok(n+1)=1.967248e-005; ng(n+1)=2.351672e+002;
n=287; farx(n+1)=5.720984e+000; foe(n+1)=4.742987e+001; krok(n+1)=6.429293e-006; ng(n+1)=3.579359e+002;
n=288; farx(n+1)=5.725293e+000; foe(n+1)=4.736701e+001; krok(n+1)=1.954543e-005; ng(n+1)=2.342599e+002;
n=289; farx(n+1)=5.706839e+000; foe(n+1)=4.730460e+001; krok(n+1)=6.427471e-006; ng(n+1)=3.549604e+002;
n=290; farx(n+1)=5.711156e+000; foe(n+1)=4.724228e+001; krok(n+1)=1.961230e-005; ng(n+1)=2.330345e+002;
n=291; farx(n+1)=5.692810e+000; foe(n+1)=4.718040e+001; krok(n+1)=6.418212e-006; ng(n+1)=3.535848e+002;
n=292; farx(n+1)=5.697146e+000; foe(n+1)=4.711881e+001; krok(n+1)=1.954543e-005; ng(n+1)=2.320292e+002;
n=293; farx(n+1)=5.678945e+000; foe(n+1)=4.705781e+001; krok(n+1)=6.429293e-006; ng(n+1)=3.511617e+002;
n=294; farx(n+1)=5.683366e+000; foe(n+1)=4.699737e+001; krok(n+1)=1.934393e-005; ng(n+1)=2.314887e+002;
n=295; farx(n+1)=5.665375e+000; foe(n+1)=4.693736e+001; krok(n+1)=6.427471e-006; ng(n+1)=3.484429e+002;
n=296; farx(n+1)=5.669839e+000; foe(n+1)=4.687742e+001; krok(n+1)=1.953303e-005; ng(n+1)=2.302833e+002;
n=297; farx(n+1)=5.651872e+000; foe(n+1)=4.681739e+001; krok(n+1)=6.399779e-006; ng(n+1)=3.487862e+002;
n=298; farx(n+1)=5.656285e+000; foe(n+1)=4.675794e+001; krok(n+1)=1.943349e-005; ng(n+1)=2.290677e+002;
n=299; farx(n+1)=5.638530e+000; foe(n+1)=4.669910e+001; krok(n+1)=6.418212e-006; ng(n+1)=3.454166e+002;
n=300; farx(n+1)=5.643035e+000; foe(n+1)=4.664067e+001; krok(n+1)=1.933505e-005; ng(n+1)=2.284579e+002;

figure; semilogy(farx,'b'); hold on; semilogy(foe,'r'); xlabel('Iteracje'); ylabel('Earx, Eoe'); legend('Earx','Eoe'); title('Uczenie predyktora OE');
figure; subplot(2,1,1); semilogy(krok); xlabel('Iteracje'); ylabel('Krok');
subplot(2,1,2); semilogy(ng); xlabel('Iteracje'); ylabel('Norma gradientu');
Earx=farx(n+1)
Eoe=foe(n+1)
